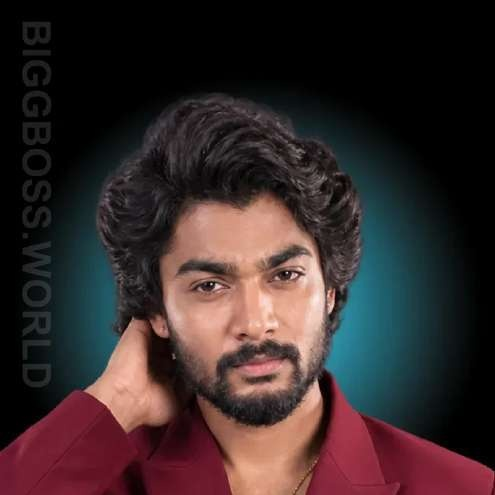
#> input picture data/entities/aman/neutral.jpg, 495 x 495 px
$ python -i canvas_engine.py   (imports and definitions only)
#> lines starting #> are read from the running program, lines starting #| are printed output that depends on the picture
"""
Creator Canvas Engine - builds 9:16 layered scenes the way Shorts creators do,
instead of dropping one raw web photo full-bleed.

Layers (back to front), each saved as its own PNG so ffmpeg can animate them:

    bg      Blurred / tinted stage frame, or procedural bokeh (never AI-generated)
    cutout  Transparent PNG of the contestant: drop shadow + emotion-coloured rim glow
            + name chip. Solo (centre / lower-left / lower-right) or split-screen.
    vs      "VS" badge on the diagonal seam when two people clash
    banner  Telugu punchline panel in the top safe zone

Nothing here ever generates a human face. If there is no cutout, scenes degrade to
photo-card / typography-card / name-card layouts (see canvas_ladder.py for the policy).

Safe zones (Shorts/Reels UI covers the top ~10% and bottom ~20%):
    banner top  = 11% of height
    cutouts end = 80% of height  (leaves room for burned-in subtitles)
"""

from __future__ import annotations

import json
import math
import os
import random
import subprocess
import tempfile
from dataclasses import dataclass, field
from pathlib import Path
from typing import List, Optional, Tuple

from PIL import Image, ImageChops, ImageDraw, ImageFilter, ImageFont, ImageOps, features

from agents.scene_planner import EMOTION_COLORS, Scene

ROOT = Path(__file__).resolve().parent.parent
FONT_PATHS = [
    ROOT / "fonts" / "NotoSansTelugu-Bold.ttf",
    ROOT / "fonts" / "KohinoorTelugu.ttc",
    Path("/System/Library/Fonts/Supplemental/KohinoorTelugu.ttc"),
]
STAGE_DIR = Path(os.environ.get("AUTOTUBE_STAGE_DIR", ROOT / "data" / "stage"))
BRAND_FILE = ROOT / "data" / "brand.json"  # optional {"channel_name": "...", "accent": "#FFC400"}

W_DEFAULT, H_DEFAULT = 1080, 1920
SOLO_PLACEMENTS = ("center", "left", "center", "right")

HAS_RAQM = features.check("raqm") and os.environ.get("AUTOTUBE_FORCE_LIBASS") != "1"
_warned_shaping = False


# --------------------------------------------------------------------------- #
# Small helpers
# --------------------------------------------------------------------------- #
def _hex(c: str) -> Tuple[int, int, int]:
    c = c.lstrip("#")
    return int(c[0:2], 16), int(c[2:4], 16), int(c[4:6], 16)


def _darken(rgb, f):
    return tuple(max(0, min(255, int(v * f))) for v in rgb)


# [128 lines left out: functions _font, _cover, _load_brand, _vignette, _stage_frames, _is_bigg_boss_context and 4 more, not called in this run]


def _ass_color(rgb) -> str:  # ASS is &HBBGGRR&
    return f"&H{rgb[2]:02X}{rgb[1]:02X}{rgb[0]:02X}&"


# libass "Fontsize" is the font's full line height, not the em. Measured against Pillow for
# fonts/NotoSansTelugu-Bold.ttf: libass ink width is linear in Fontsize at 4.55 px/unit vs 6.70 px per
# Pillow size unit, i.e. Fontsize = 1.47 x Pillow size. Re-measure if you swap the font.
_ASS_SIZE_FACTOR = 1.47
_AVG_ADVANCE_EM = 0.47  # average Telugu advance per code point, in em (measured ~0.45, padded)


# [70 lines left out: functions _text_libass, render_text, not called in this run]


# --------------------------------------------------------------------------- #
# Layer builders
# --------------------------------------------------------------------------- #
def _blank(w, h) -> Image.Image:
    return Image.new("RGBA", (w, h), (0, 0, 0, 0))


# [136 lines left out: functions _comp, make_banner_layer, _trim, make_cutout_layer, make_vs_layer, _burst and 1 more, not called in this run]


# --------------------------------------------------------------------------- #
# Scene composition
# --------------------------------------------------------------------------- #
@dataclass
class LayerSpec:
    path: str
    enter: str  # up | left | right | drop | fade
    t0: float
    bob: bool = False
    ox: int = 0  # where the cropped PNG sits on the canvas
    oy: int = 0
    empty: bool = False

    # [12 lines left out: function __post_init__, not called in this run]


@dataclass
class SceneLayers:
    bg: str
    layers: List[LayerSpec] = field(default_factory=list)
    kind: str = ""


def _save(img: Image.Image, path: Path, mode: Optional[str] = None) -> str:
    (img.convert(mode) if mode else img).save(path, "PNG")
    return str(path)


# [10 lines left out: function _split_bg, not called in this run]


def compose_scene(scene: Scene, out_dir: Path, w: int = W_DEFAULT, h: int = H_DEFAULT,
                  photo_path: Optional[Path] = None, force: Optional[str] = None) -> SceneLayers:
    """
    Turn a planned Scene into layer PNGs. `photo_path` is an optional REAL photo
    (never AI-generated) used only for no-entity scenes (photo-card layout).
    """
    out_dir.mkdir(parents=True, exist_ok=True)
    tag = f"s{scene.index:02d}"
    brand = _load_brand()
    brand_tag = brand.get("channel_name", "")
    emo_hex = EMOTION_COLORS.get(scene.emotion, EMOTION_COLORS["neutral"])
    layout = force or scene.layout

    if layout == "split" and len(scene.entities) >= 2:
        a, b = scene.entities[0], scene.entities[1]
        bg = _split_bg(w, h, a.entity.accent, b.entity.accent, scene.index)
        res = SceneLayers(bg=_save(bg, out_dir / f"{tag}_bg.png", "RGB"), kind="split")
        box_w, box_h, bottom = int(w * 0.50), int(h * 0.48), h * 0.80  # 0.50w each: never overlap each other
        la = make_cutout_layer(a.entity.cutout_for(a.emotion)[1], a.entity.display_name, a.entity.accent,
                               w, h, w * 0.25, bottom, box_w, box_h)
        lb = make_cutout_layer(b.entity.cutout_for(b.emotion)[1], b.entity.display_name, b.entity.accent,
                               w, h, w * 0.75, bottom, box_w, box_h)
        res.layers += [
            LayerSpec(_save(la, out_dir / f"{tag}_l.png"), "left", 0.10, True),
            LayerSpec(_save(lb, out_dir / f"{tag}_r.png"), "right", 0.10, True),
            LayerSpec(_save(make_vs_layer(w, h, h * 0.46), out_dir / f"{tag}_vs.png"), "up", 0.40),
        ]
    elif layout == "solo" and scene.entities:
        se = scene.entities[0]
        accent = EMOTION_COLORS.get(se.emotion, se.entity.accent) if se.entity.accent in ("", "#FFC400") else se.entity.accent
        bg = make_background(w, h, se.emotion, scene.index, tint=EMOTION_COLORS.get(se.emotion))
        res = SceneLayers(bg=_save(bg, out_dir / f"{tag}_bg.png", "RGB"), kind="solo")
        placement = SOLO_PLACEMENTS[(scene.index - 1) % len(SOLO_PLACEMENTS)]
        cx = {"center": 0.5, "left": 0.40, "right": 0.60}[placement] * w
        lc = make_cutout_layer(se.entity.cutout_for(se.emotion)[1], se.entity.display_name, accent,
                               w, h, cx, h * 0.80, int(w * 0.92), int(h * 0.52))
        res.layers.append(LayerSpec(_save(lc, out_dir / f"{tag}_c.png"), "up", 0.10, True))
    elif layout == "name_card":
        # Person is named but we have no cutout: big name + burst. No face, no guess.
        name = scene.mentioned_without_cutout[0] if scene.mentioned_without_cutout else ""
        res = SceneLayers(bg=_save(make_background(w, h, scene.emotion, scene.index), out_dir / f"{tag}_bg.png", "RGB"),
                          kind="name_card")
        res.layers.append(LayerSpec(_save(make_burst_layer(w, h, emo_hex, h * 0.50, scene.index),
                                          out_dir / f"{tag}_burst.png"), "fade", 0.05))
        nm = render_text(name, int(w * 0.70), max_lines=2, start=150, min_size=80, highlight_last=False, stroke=9)
        lay = _blank(w, h)
        lay.alpha_composite(nm, ((w - nm.width) // 2, int(h * 0.50 - nm.height / 2)))
        res.layers.append(LayerSpec(_save(lay, out_dir / f"{tag}_name.png"), "up", 0.20, True))
    elif layout == "broll" and photo_path and Path(photo_path).exists():
        # High-Fidelity 9:16 Cinema Motion & Smart Canvas for Reaction Memes / Photos
        photo = Image.open(photo_path).convert("RGB")
        aspect = photo.width / max(1, photo.height)

        if aspect >= 1.12:
            # Widescreen / Landscape photo or reaction meme (e.g. 16:9, 4:3):
            # Smart Canvas: blurred ambient background + crisp uncropped centered foreground photo
            bg = _vignette(Image.eval(_cover(photo, w, h).filter(ImageFilter.GaussianBlur(38)), lambda v: int(v * 0.45)), strength=0.35)
            res = SceneLayers(bg=_save(bg, out_dir / f"{tag}_bg.png", "RGB"), kind="cinema_motion")

            # Foreground uncropped photo scaled to fit ~92% width, centered vertically slightly above middle
            card_w = int(w * 0.94)
            max_card_h = int(h * 0.52)
            scale = min(card_w / photo.width, max_card_h / photo.height)
            cw, ch = round(photo.width * scale), round(photo.height * scale)
            fg_img = photo.resize((cw, ch), Image.LANCZOS)

            # Subtle rounded corners & clean drop shadow
            lay = _blank(w, h)
            x0 = (w - cw) // 2
            y0 = int(h * 0.43 - ch / 2)  # Position around 43% height, leaving bottom 25% clear for subtitles
            d = ImageDraw.Draw(lay)
            # Soft dark shadow
            d.rounded_rectangle((x0 - 8, y0 - 8 + 14, x0 + cw + 8, y0 + ch + 8 + 14), 22, fill=(0, 0, 0, 130))
            # Clean border
            d.rounded_rectangle((x0 - 6, y0 - 6, x0 + cw + 6, y0 + ch + 6), 22, fill=(30, 30, 45, 230))
            # Mask with rounded corners
            mask = Image.new("L", (cw, ch), 0)
            ImageDraw.Draw(mask).rounded_rectangle((0, 0, cw - 1, ch - 1), 18, fill=255)
            lay.paste(fg_img, (x0, y0), mask)

            res.layers.append(LayerSpec(_save(lay, out_dir / f"{tag}_photo.png"), "fade", 0.05))
            return res
        else:
            # Vertical / Portrait photo: Full-bleed cover
            bg = _cover(photo, w, h)
            bg = _vignette(bg, strength=0.32)
            res = SceneLayers(bg=_save(bg, out_dir / f"{tag}_bg.png", "RGB"), kind="cinema_motion")
            # Full-screen cinema motion: no boxed card, clean view with room for burned-in subtitles
            return res
    elif layout == "photo_card" and photo_path and Path(photo_path).exists():
        # Framed Canva photo card with blurred backdrop & punchline
        photo = Image.open(photo_path).convert("RGB")
        bg = _vignette(Image.eval(_cover(photo, w, h).filter(ImageFilter.GaussianBlur(34)), lambda v: int(v * 0.5)))
        res = SceneLayers(bg=_save(bg, out_dir / f"{tag}_bg.png", "RGB"), kind="photo_card")
        card_w = int(w * 0.88)
        s = min(card_w / photo.width, (h * 0.46) / photo.height)
        card = photo.resize((round(photo.width * s), round(photo.height * s)), Image.LANCZOS)
        lay = _blank(w, h)
        x0, y0 = (w - card.width) // 2, int(h * 0.30) + 0
        d = ImageDraw.Draw(lay)
        d.rounded_rectangle((x0 - 14, y0 - 14 + 16, x0 + card.width + 14, y0 + card.height + 14 + 16), 30, fill=(0, 0, 0, 120))
        d.rounded_rectangle((x0 - 14, y0 - 14, x0 + card.width + 14, y0 + card.height + 14), 30, fill=(*_hex(emo_hex), 255))
        m = Image.new("L", card.size, 0)
        ImageDraw.Draw(m).rounded_rectangle((0, 0, card.width - 1, card.height - 1), 22, fill=255)
        lay.paste(card, (x0, y0), m)
        res.layers.append(LayerSpec(_save(lay, out_dir / f"{tag}_photo.png"), "up", 0.10))
    else:
        # Typography card: the punchline IS the visual.
        res = SceneLayers(bg=_save(make_background(w, h, scene.emotion, scene.index), out_dir / f"{tag}_bg.png", "RGB"),
                          kind="typography_card")
        res.layers.append(LayerSpec(_save(make_burst_layer(w, h, emo_hex, h * 0.47, scene.index),
                                          out_dir / f"{tag}_burst.png"), "fade", 0.05))
        # Typography card: punchline headline (concise, max 4 words to avoid clash with subtitles)
        headline = scene.banner
        h_words = headline.split()
        if len(h_words) > 5:
            headline = " ".join(h_words[:4]) + "..."
        big = render_text(headline, int(w * 0.70), max_lines=3, start=112, min_size=64,
                          accent=(255, 255, 255, 255), stroke=8, highlight_last=False)
        lay = _blank(w, h)
        lay.alpha_composite(big, ((w - big.width) // 2, int(h * 0.47 - big.height / 2)))
        res.layers.append(LayerSpec(_save(lay, out_dir / f"{tag}_type.png"), "up", 0.20, True))
        if brand_tag:
            tg = render_text(brand_tag, int(w * 0.7), 1, 48, 30, stroke=0, highlight_last=False)
            lt = _blank(w, h)
            lt.alpha_composite(tg, ((w - tg.width) // 2, int(h * 0.11)))
            res.layers.append(LayerSpec(_save(lt, out_dir / f"{tag}_brand.png"), "drop", 0.05))
        return res  # banner would repeat the headline

    banner = make_banner_layer(scene.banner, emo_hex, w, h, tag=brand_tag)
    res.layers.append(LayerSpec(_save(banner, out_dir / f"{tag}_banner.png"), "drop", 0.05))
    return res


# --------------------------------------------------------------------------- #
# ffmpeg: animate the layers over a Ken-Burns background
# --------------------------------------------------------------------------- #
# [57 lines left out: functions _enter_expr, _zoom_expr, render_scene_clip, not called in this run]

>>> import cv2
>>> picture = cv2.imread('../data/entities/aman/neutral.jpg', cv2.IMREAD_GRAYSCALE)
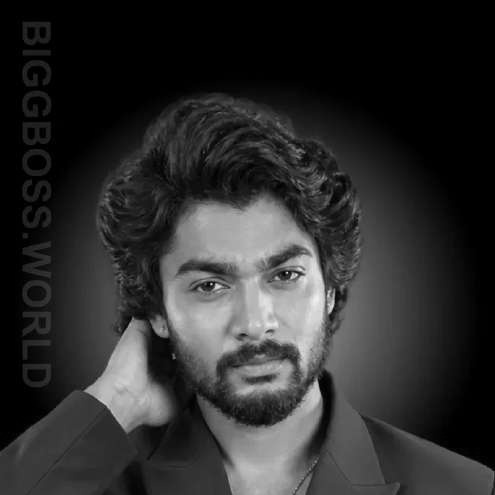
#> picture: shape (495, 495); min 0, max 240, mean 45.4
>>> result = compose_scene(picture, 'out.png')
#> (the run stopped early here; a loop or call above may not have finished)

$ run again, on data/entities/dakkshi_guttikonda/neutral.jpg
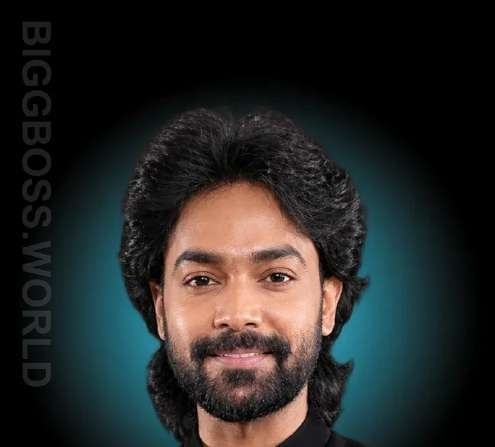
#> input picture data/entities/dakkshi_guttikonda/neutral.jpg, 495 x 447 px
#> `picture = cv2.imread('../data/entities/aman/neutral.jpg', cv2.IMREAD_G..`:
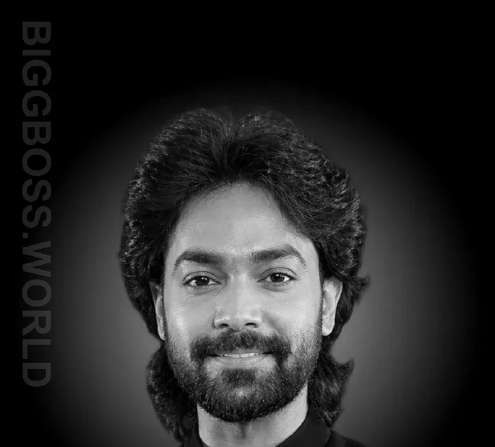
#> picture: shape (447, 495); min 0, max 245, mean 38.9
